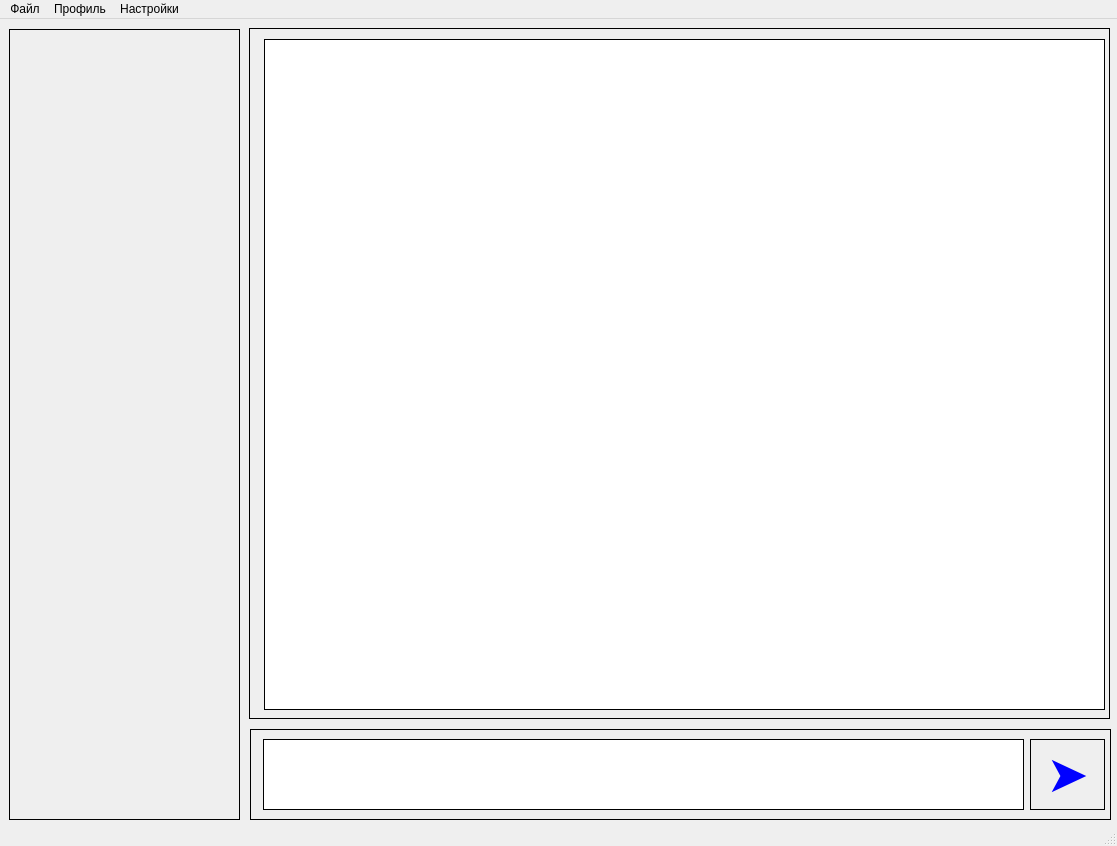
<?xml version="1.0" encoding="UTF-8"?>
<ui version="4.0">
 <class>MainWindow</class>
 <widget class="QMainWindow" name="MainWindow">
  <property name="geometry">
   <rect>
    <x>0</x>
    <y>0</y>
    <width>1117</width>
    <height>846</height>
   </rect>
  </property>
  <property name="windowTitle">
   <string>MainWindow</string>
  </property>
  <widget class="QWidget" name="centralwidget">
   <widget class="QFrame" name="frame">
    <property name="geometry">
     <rect>
      <x>9</x>
      <y>10</y>
      <width>231</width>
      <height>791</height>
     </rect>
    </property>
    <property name="styleSheet">
     <string notr="true">border: 1px solid black;</string>
    </property>
    <property name="frameShape">
     <enum>QFrame::StyledPanel</enum>
    </property>
    <property name="frameShadow">
     <enum>QFrame::Raised</enum>
    </property>
   </widget>
   <widget class="QFrame" name="frame_2">
    <property name="geometry">
     <rect>
      <x>249</x>
      <y>9</y>
      <width>861</width>
      <height>691</height>
     </rect>
    </property>
    <property name="styleSheet">
     <string notr="true">border: 1px solid black</string>
    </property>
    <property name="frameShape">
     <enum>QFrame::StyledPanel</enum>
    </property>
    <property name="frameShadow">
     <enum>QFrame::Raised</enum>
    </property>
    <widget class="QTextBrowser" name="MessageDisplay">
     <property name="geometry">
      <rect>
       <x>15</x>
       <y>11</y>
       <width>841</width>
       <height>671</height>
      </rect>
     </property>
    </widget>
   </widget>
   <widget class="QFrame" name="frame_3">
    <property name="geometry">
     <rect>
      <x>250</x>
      <y>710</y>
      <width>861</width>
      <height>91</height>
     </rect>
    </property>
    <property name="styleSheet">
     <string notr="true">border: 1px solid black</string>
    </property>
    <property name="frameShape">
     <enum>QFrame::StyledPanel</enum>
    </property>
    <property name="frameShadow">
     <enum>QFrame::Raised</enum>
    </property>
    <widget class="QTextEdit" name="MessageToSend">
     <property name="geometry">
      <rect>
       <x>13</x>
       <y>10</y>
       <width>761</width>
       <height>71</height>
      </rect>
     </property>
     <property name="styleSheet">
      <string notr="true">
border: 1px solid black</string>
     </property>
    </widget>
    <widget class="QPushButton" name="Send">
     <property name="geometry">
      <rect>
       <x>780</x>
       <y>10</y>
       <width>75</width>
       <height>71</height>
      </rect>
     </property>
     <property name="font">
      <font>
       <pointsize>38</pointsize>
      </font>
     </property>
     <property name="styleSheet">
      <string notr="true">color: blue</string>
     </property>
     <property name="text">
      <string>➤</string>
     </property>
     <property name="icon">
      <iconset theme="applications-engineering">
       <normaloff>.</normaloff>.</iconset>
     </property>
    </widget>
   </widget>
  </widget>
  <widget class="QMenuBar" name="menubar">
   <property name="geometry">
    <rect>
     <x>0</x>
     <y>0</y>
     <width>1117</width>
     <height>19</height>
    </rect>
   </property>
   <widget class="QMenu" name="menu">
    <property name="title">
     <string>Файл</string>
    </property>
   </widget>
   <widget class="QMenu" name="menu_2">
    <property name="title">
     <string>Профиль</string>
    </property>
   </widget>
   <widget class="QMenu" name="menu_3">
    <property name="title">
     <string>Настройки</string>
    </property>
   </widget>
   <addaction name="menu"/>
   <addaction name="menu_2"/>
   <addaction name="menu_3"/>
  </widget>
  <widget class="QStatusBar" name="statusbar"/>
 </widget>
 <resources/>
 <connections/>
</ui>
